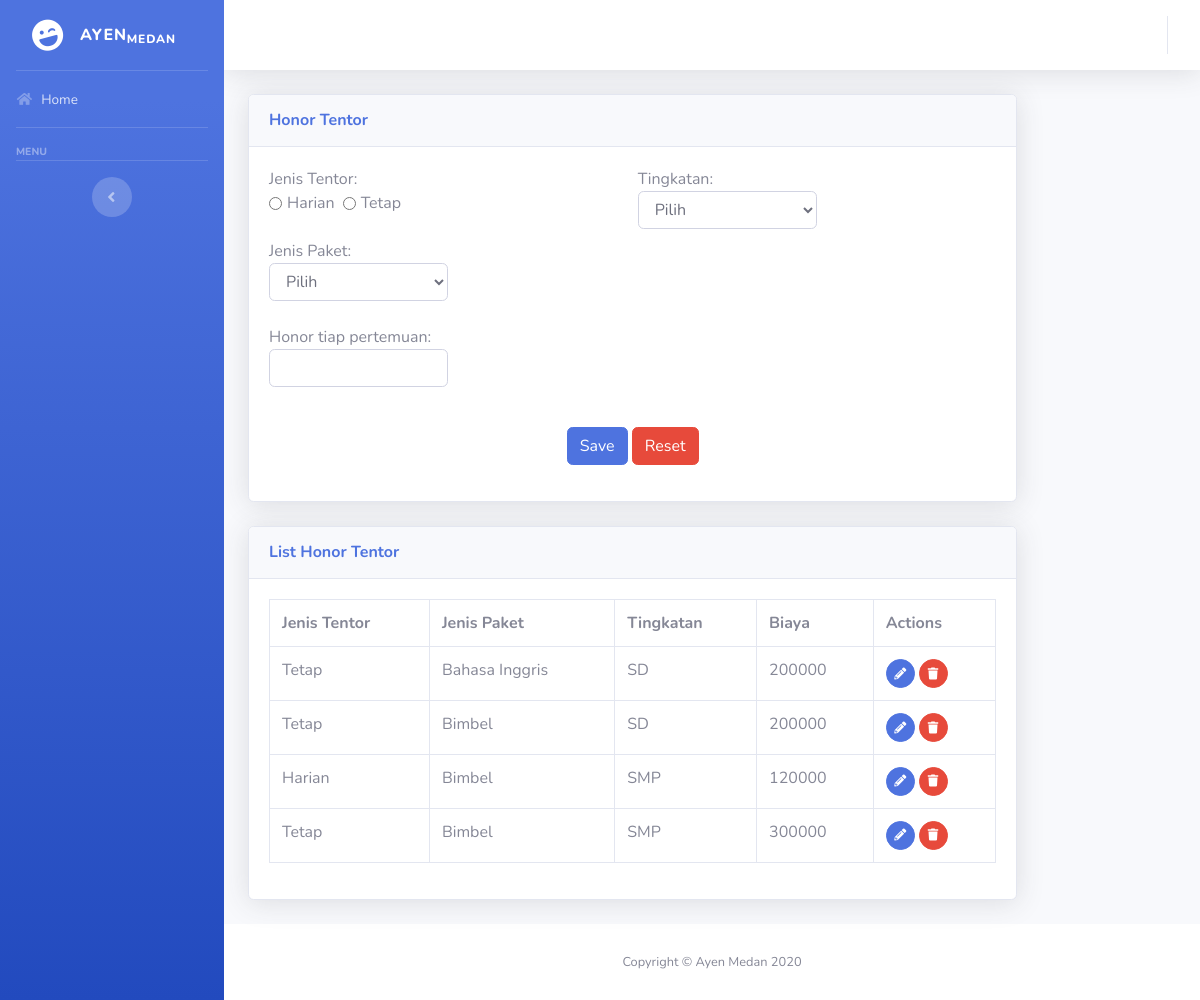
Page /honor-tentor.php on the committed database.
### tables this page shows
CREATE TABLE `honor_tentor` (
  `id` int(11) NOT NULL,
  `paket` enum('Bimbel','MAFIA','Bahasa Mandarin','Bahasa Inggris') NOT NULL,
  `jenisTentor` enum('Harian','Tetap') NOT NULL,
  `honor` text NOT NULL,
  `tingkatan` enum('TK','SD','SMP','SMA') NOT NULL
);

### honor-tentor.php (the view, shortened to what this page needs)
<?php
include("koneksi.php");
?>
<html>
    <head>
        <link href="vendor/fontawesome-free/css/all.min.css" rel="stylesheet" type="text/css">
        <link href="css/sb-admin-2.min.css" rel="stylesheet">
    </head>
    <body id="page-top">
    <div id="wrapper">
        <?php include("sidebar.php"); ?>
        <div id="content-wrapper" class="d-flex flex-column">
            <div id="content">
                <nav class="navbar navbar-expand navbar-light bg-white topbar mb-4 static-top shadow">
                    <?php include("topBar.php"); ?>
                </nav>
                <div class="container-fluid">
                    <div class="row">
						<div class="col-xs-12 col-sm-12 col-md-10 col-lg-10">
							<div class="card shadow mb-4">
								<div class="card-header py-3">
									<h6 class="m-0 font-weight-bold text-primary">Honor Tentor</h6>
								</div>
								<div class="card-body">
									<form action="" method="post">
										<div class="form-row">
											<div class="col-xs-12 col-sm-12 col-md-6 col-lg-6 mb-3">
												Jenis Tentor:<br/>
												<div class="form-check form-check-inline">
													<input type="radio" id="jenis1" name="jenisTentor" value="Harian" class="form-check-input" required/>
													<label for="jenis1" class="form-check-label">Harian</label><br/>
													<input type="radio" id="jenis2" name="jenisTentor" value="Tetap" class="form-check-input ml-2"/>
													<label for="jenis2" class="form-check-label">Tetap</label>
												</div><br/><br/>
												Jenis Paket:<br/>
												<select name="paket" class="form-control col-6" required>
													<option value="" disabled selected>Pilih</option>
												</select>
												<br/>
												Honor tiap pertemuan:<br/>
												<input type="number" name="honorTentor" class="form-control col-6" required/>
												<br/>
											</div>
											<div class="col-xs-12 col-sm-12 col-md-6 col-lg-6 mb-3">
												Tingkatan:<br/>
												<select name="tingkatan" class="form-control col-6" required>
													<option value="" disabled selected>Pilih</option>
												</select><br/>
											</div>
										</div>
										<center>
											<input type="submit" class="btn btn-primary" name="tambah" value="Save"/>
											<input type="reset" class="btn btn-danger" name="reset" value="Reset"/>
										</center>
									</form>
								</div>
							</div>
							<div class="card shadow mb-4">
								<div class="card-header py-3">
									<h6 class="m-0 font-weight-bold text-primary">List Honor Tentor</h6>
								</div>
								<div class="card-body">
									<div class="table-responsive">
										<table class="table table-bordered">
											<tr>
												<th>Jenis Tentor</th>
												<th>Jenis Paket</th>
												<th>Tingkatan</th>
												<th>Biaya</th>
												<th>Actions</th>
											</tr>
											<?php
											$listHonor = mysqli_query($db, "SELECT * FROM `honor_tentor`");
											if (mysqli_num_rows($listHonor) > 0) {
												while ($lHonor = mysqli_fetch_array($listHonor)) {
											?>
											<tr>
												<td><?= $lHonor['jenisTentor']; ?></td>
												<td><?= $lHonor['paket']; ?></td>
												<td><?= $lHonor['tingkatan']; ?></td>
												<td><?= $lHonor['honor']; ?></td>
												<td>
													<a href="edit-honor-tentor.php?id=<?= $lHonor['id']; ?>" class="btn btn-primary btn-circle btn-sm"><i class="fa fa-pencil-alt"></i></a>
													<a href="delete-honor-tentor.php?id=<?= $lHonor['id']; ?>" class="btn btn-danger btn-circle btn-sm"><i class="fa fa-trash"></i></a>
												</td>
											</tr>
											<?php
												}
											}
											?>
										</table>
									</div>
								</div>
							</div>
						</div>
					</div>
				</div>
			</div>
			<footer class="sticky-footer bg-white">
				<div class="container my-auto">
					<div class="copyright text-center my-auto">
						<span>Copyright &copy; Ayen Medan 2020</span>
					</div>
				</div>
			</footer>
		</div>
	</div>
</body>
</html>

### rows in the picture
honor_tentor: jenisTentor "Tetap", paket "Bahasa Inggris", tingkatan "SD", honor "200000"
honor_tentor: jenisTentor "Tetap", paket "Bimbel", tingkatan "SD", honor "200000"
honor_tentor: jenisTentor "Harian", paket "Bimbel", tingkatan "SMP", honor "120000"
honor_tentor: jenisTentor "Tetap", paket "Bimbel", tingkatan "SMP", honor "300000"
